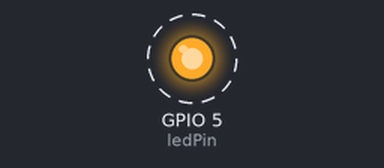
A sketch run on a simulated ESP32. On the bench: output pins drawn as LEDs (lit = HIGH). Dashed ring = blinking. What the sketch prints to the serial monitor is not drawn.

Above: at 0.2 s.
Timing chart, 0 to 3.0 s (numbered marks = the images above):
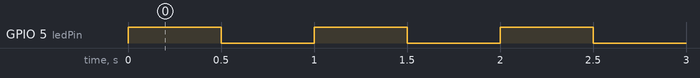

Measured:
- by itself, GPIO 5 (ledPin): alternates HIGH for 0.50 s and LOW for 0.50 s

The sketch:

esp32_blink.ino
```cpp
int ledPin = 5;

void setup()
{
    pinMode(ledPin, OUTPUT);
    Serial.begin(115200);
}

void loop()
{
    Serial.println("Hello, world!");
    Serial.println("This is Valentine.");
    digitalWrite(ledPin, HIGH);
    delay(500);
    digitalWrite(ledPin, LOW);
    delay(500);
}
```
